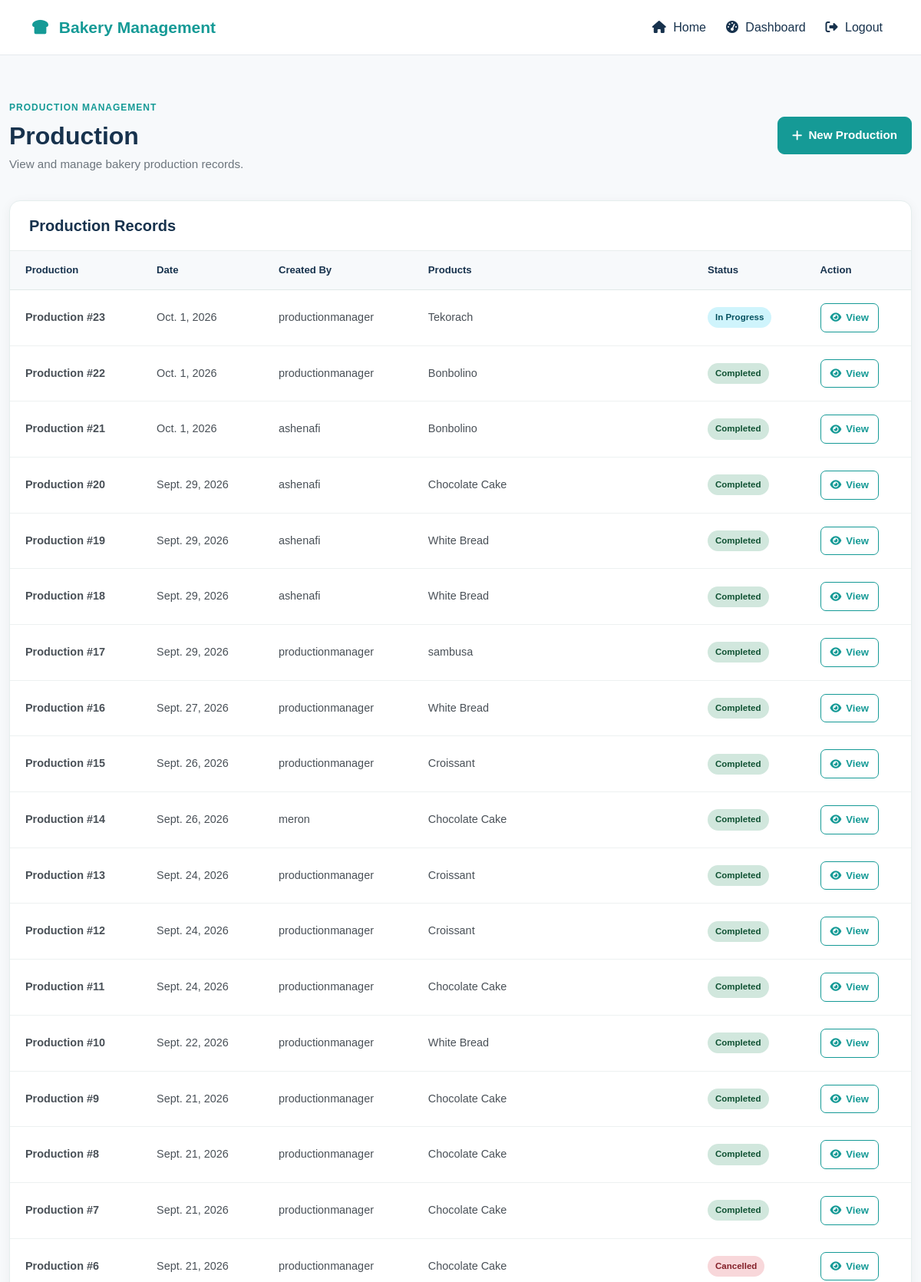
/production/ (signed in, upper part), run on the app's committed database.
### bekapp/models.py (models this page shows, shortened)
class Production(models.Model):
    class Status(models.TextChoices):
        PLANNED = "PLANNED", "Planned"
        IN_PROGRESS = "IN_PROGRESS", "In Progress"
        COMPLETED = "COMPLETED", "Completed"
        CANCELLED = "CANCELLED", "Cancelled"
    production_date = models.DateField()
    status = models.CharField(
        max_length=20,
        choices=Status.choices,
        default=Status.PLANNED,
    )
    notes = models.TextField(blank=True)
    created_by = models.ForeignKey(
        User,
        on_delete=models.PROTECT,
        related_name="productions_created",
    )
    started_at = models.DateTimeField(
        null=True,
        blank=True,
    )
    completed_at = models.DateTimeField(null=True, blank=True)
    stock_deducted = models.BooleanField(default=False)
    created_at = models.DateTimeField(auto_now_add=True)
    updated_at = models.DateTimeField(auto_now=True)
    class Meta:
        ordering = ["-production_date", "-created_at"]

class User(AbstractUser):
    class Role(models.TextChoices):
        OWNER = "OWNER", "Owner"
        CASHIER = "CASHIER", "Cashier"
        PRODUCTION_MANAGER = "PRODUCTION_MANAGER", "Production Manager"
    role = models.CharField(
        max_length=30,
        choices=Role.choices,
        default=Role.CASHIER,
    )

class ProductionItem(models.Model):
    production = models.ForeignKey(
        Production,
        on_delete=models.CASCADE,
        related_name="items",
    )
    product = models.ForeignKey(
        Product,
        on_delete=models.PROTECT,
        related_name="production_items",
    )
    planned_quantity = models.DecimalField(
        max_digits=10,
        decimal_places=2,
    )
    actual_quantity = models.DecimalField(
        max_digits=10,
        decimal_places=2,
        default=0,
    )
    notes = models.TextField(blank=True)
    class Meta:
        ordering = ["product__name"]

class Product(models.Model):
    category = models.ForeignKey(
        Category,
        on_delete=models.PROTECT,
        related_name="products",
    )
    name = models.CharField(max_length=150)
    description = models.TextField(blank=True)
    price = models.DecimalField(
        max_digits=10,
        decimal_places=2,
    )
    image = models.ImageField(
        upload_to="products/",
        blank=True,
        null=True,
    )
    is_available = models.BooleanField(default=True)
    created_at = models.DateTimeField(auto_now_add=True)
    updated_at = models.DateTimeField(auto_now=True)
    class Meta:
        ordering = ["name"]

### bekapp/views.py (the view)
def production_list(request):
    if not request.user.is_authenticated:
        return redirect('login')
    if request.user.role not in ['OWNER', 'PRODUCTION_MANAGER']:
        return redirect('dashboard')
    productions = Production.objects.select_related(
        'created_by'
    ).prefetch_related(
        'items__product'
    )
    return render(
        request,
        'bekapp/production_list.html',
        {
            'productions': productions,
        }
    )

### bekapp/templates/bekapp/production_list.html (shortened to what this page needs)
{% extends 'bekapp/base.html' %}
{% load static %}
{% block extra_css %}
<link
    rel="stylesheet"
    href="{% static 'bekapp/css/production-list.css' %}"
>
{% endblock %}
{% block content %}
<section class="production-list">
<div class="container-fluid">
    <div class="production-list-header">
        <div>
            <span class="dashboard-label">
                PRODUCTION MANAGEMENT
            </span>
            <h1>
                Production
            </h1>
            <p>
                View and manage bakery production records.
            </p>
        </div>
        {% if request.user.role == 'PRODUCTION_MANAGER' %}
            <a
                href="{% url 'production_create' %}"
                class="btn-bakery"
            >
                <i class="fa-solid fa-plus"></i>
                New Production
            </a>
        {% endif %}
    </div>
    <div class="production-table-card">
        <div class="production-table-header">
            <h2>
                Production Records
            </h2>
        </div>
        {% if productions %}
            <div class="table-responsive">
                <table class="production-table">
                    <thead>
                        <tr>
                            <th>
                                Production
                            </th>
                            <th>
                                Date
                            </th>
                            <th>
                                Created By
                            </th>
                            <th>
                                Products
                            </th>
                            <th>
                                Status
                            </th>
                            <th>
                                Action
                            </th>
                        </tr>
                    </thead>
                    <tbody>
                        {% for production in productions %}
                            <tr>
                                <td>
                                    <strong>
                                        Production #{{ production.id }}
                                    </strong>
                                </td>
                                <td>
                                    {{ production.production_date }}
                                </td>
                                <td>
                                    {% if production.created_by %}
                                        {{ production.created_by.username }}
                                    {% else %}
                                        <span class="text-muted">
                                            —
                                        </span>
                                    {% endif %}
                                </td>
                                <td>
                                    {% for item in production.items.all %}
                                        {{ item.product.name }}
                                    {% empty %}
                                        <span class="text-muted">
                                            No products
                                        </span>
                                    {% endfor %}
                                </td>
                                <td>
                                    <span class="production-status status-{{ production.status|lower }}">
                                        {{ production.get_status_display }}
                                    </span>
                                </td>
                                <td>
                                    <a
                                        href="{% url 'production_detail' production.id %}"
                                        class="production-action"
                                    >
                                        <i class="fa-solid fa-eye"></i>
                                        View
                                    </a>
                                </td>
                            </tr>
                        {% endfor %}
                    </tbody>
                </table>
            </div>
        {% endif %}
    </div>
</div>
</section>
{% endblock %}

### bekapp/static/bekapp/css/style.css (style rules this page uses)
html, body { margin: 0; padding: 0; }
body { min-height: 100vh; background: #f5f7f9; color: #17324d; font-family: Arial, Helvetica, sans-serif; }

### bekapp/static/bekapp/css/production-list.css (style rules this page uses)
.production-list { padding: 25px 0 40px; background: #f7f9fb; min-height: 75vh; }
.production-list-header { display: flex; flex-direction: column; gap: 20px; margin-bottom: 25px; }
.production-list-header h1 { margin: 7px 0; color: #17324d; font-size: 1.7rem; font-weight: 700; }
.production-list-header p { margin: 0; color: #6c757d; font-size: 0.95rem; }
.dashboard-label { display: inline-block; color: #159a96; font-size: 0.75rem; font-weight: 700; letter-spacing: 1px; }
.btn-bakery { display: inline-flex; align-items: center; justify-content: center; gap: 8px; width: 100%; padding: 12px 18px; background: #159a96; border: 1px solid #159a96; border-radius: 9px; color: #ffffff; font-size: 0.95rem; font-weight: 600; text-decoration: none; transition: background 0.2s ease, border-color 0.2s ease; }
.production-table-card { overflow: hidden; background: #ffffff; border: 1px solid #e5eeee; border-radius: 14px; box-shadow: 0 3px 15px rgba(0, 0, 0, 0.05); }
.production-table-header { padding: 18px; border-bottom: 1px solid #e8eeee; }
.production-table-header h2 { margin: 0; color: #17324d; font-size: 1.15rem; font-weight: 700; }
.table-responsive { width: 100%; overflow-x: auto; -webkit-overflow-scrolling: touch; }
.production-table { width: 100%; min-width: 700px; margin: 0; border-collapse: collapse; }
.production-table thead th { padding: 14px 15px; background: #f7f9fb; border-bottom: 1px solid #e1e8e8; color: #17324d; font-size: 0.78rem; font-weight: 700; white-space: nowrap; }
.production-table tbody td { padding: 15px; color: #495057; font-size: 0.88rem; vertical-align: middle; border-bottom: 1px solid #edf1f1; }
.production-status { display: inline-block; padding: 5px 10px; border-radius: 20px; font-size: 0.72rem; font-weight: 700; white-space: nowrap; }
.status-in_progress { background: #cff4fc; color: #055160; }
.status-completed { background: #d1e7dd; color: #0f5132; }
.status-cancelled { background: #f8d7da; color: #842029; }
.production-action { display: inline-flex; align-items: center; justify-content: center; gap: 6px; padding: 8px 12px; border: 1px solid #159a96; border-radius: 7px; color: #159a96; font-size: 0.82rem; font-weight: 600; text-decoration: none; white-space: nowrap; transition: background 0.2s ease, color 0.2s ease; }
@media (min-width: 576px) { .production-list { padding: 35px 0 50px; } }
@media (min-width: 576px) { .production-list-header { flex-direction: row; justify-content: space-between; align-items: center; } }
@media (min-width: 576px) { .production-list-header h1 { font-size: 1.9rem; } }
@media (min-width: 576px) { .btn-bakery { width: auto; } }
@media (min-width: 992px) { .production-list { padding: 50px 0 60px; } }
@media (min-width: 992px) { .production-list-header { margin-bottom: 35px; } }
@media (min-width: 992px) { .production-list-header h1 { font-size: 2rem; } }
@media (min-width: 992px) { .production-table-header { padding: 20px 25px; } }
@media (min-width: 992px) { .production-table-header h2 { font-size: 1.25rem; } }
@media (min-width: 992px) { .production-table thead th { padding: 15px 20px; font-size: 0.82rem; } }
@media (min-width: 992px) { .production-table tbody td { padding: 17px 20px; font-size: 0.9rem; } }
@media (min-width: 1200px) { .production-list { padding: 55px 0 70px; } }
@media (min-width: 1200px) { .production-table { min-width: 0; } }

### data on the page
Production: id "23", production_date "Oct. 1, 2026", created_by.username "productionmanager", status "In Progress"
ProductionItem: product.name "Tekorach"
Production: id "22", production_date "Oct. 1, 2026", created_by.username "productionmanager", status "Completed"
ProductionItem: product.name "Bonbolino"
Production: id "21", production_date "Oct. 1, 2026", created_by.username "ashenafi", status "Completed"
ProductionItem: product.name "Bonbolino"
Production: id "20", production_date "Sept. 29, 2026", created_by.username "ashenafi", status "Completed"
ProductionItem: product.name "Chocolate Cake"
Production: id "19", production_date "Sept. 29, 2026", created_by.username "ashenafi", status "Completed"
ProductionItem: product.name "White Bread"
Production: id "18", production_date "Sept. 29, 2026", created_by.username "ashenafi", status "Completed"
ProductionItem: product.name "White Bread"
Production: id "17", production_date "Sept. 29, 2026", created_by.username "productionmanager", status "Completed"
ProductionItem: product.name "sambusa"
Production: id "16", production_date "Sept. 27, 2026", created_by.username "productionmanager", status "Completed"
ProductionItem: product.name "White Bread"
Production: id "15", production_date "Sept. 26, 2026", created_by.username "productionmanager", status "Completed"
ProductionItem: product.name "Croissant"
Production: id "14", production_date "Sept. 26, 2026", created_by.username "meron", status "Completed"
ProductionItem: product.name "Chocolate Cake"
Production: id "13", production_date "Sept. 24, 2026", created_by.username "productionmanager", status "Completed"
ProductionItem: product.name "Croissant"
Production: id "12", production_date "Sept. 24, 2026", created_by.username "productionmanager", status "Completed"
ProductionItem: product.name "Croissant"
Production: id "11", production_date "Sept. 24, 2026", created_by.username "productionmanager", status "Completed"
ProductionItem: product.name "Chocolate Cake"
Production: id "10", production_date "Sept. 22, 2026", created_by.username "productionmanager", status "Completed"
ProductionItem: product.name "White Bread"
Production: id "9", production_date "Sept. 21, 2026", created_by.username "productionmanager", status "Completed"
ProductionItem: product.name "Chocolate Cake"
Production: id "8", production_date "Sept. 21, 2026", created_by.username "productionmanager", status "Completed"
ProductionItem: product.name "Chocolate Cake"
Production: id "7", production_date "Sept. 21, 2026", created_by.username "productionmanager", status "Completed"
ProductionItem: product.name "Chocolate Cake"
Production: id "6", production_date "Sept. 21, 2026", created_by.username "productionmanager", status "Cancelled"
ProductionItem: product.name "Chocolate Cake"
